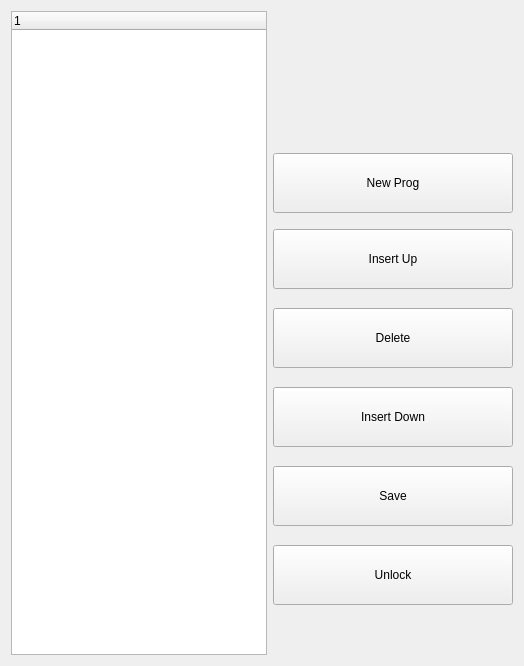
      <widget class="QWidget" name="tab_program">
       <attribute name="title">
        <string>Programs</string>
       </attribute>
       <layout class="QGridLayout" name="gridLayout_17">
        <item row="0" column="0" rowspan="13">
         <widget class="QTreeWidget" name="treeWidget">
          <property name="sizePolicy">
           <sizepolicy hsizetype="Expanding" vsizetype="Expanding">
            <horstretch>0</horstretch>
            <verstretch>0</verstretch>
           </sizepolicy>
          </property>
          <property name="minimumSize">
           <size>
            <width>0</width>
            <height>0</height>
           </size>
          </property>
          <property name="maximumSize">
           <size>
            <width>1920</width>
            <height>1200</height>
           </size>
          </property>
          <column>
           <property name="text">
            <string notr="true">1</string>
           </property>
          </column>
         </widget>
        </item>
        <item row="0" column="1">
         <spacer name="verticalSpacer_15">
          <property name="orientation">
           <enum>Qt::Vertical</enum>
          </property>
          <property name="sizeType">
           <enum>QSizePolicy::Preferred</enum>
          </property>
          <property name="sizeHint" stdset="0">
           <size>
            <width>20</width>
            <height>136</height>
           </size>
          </property>
         </spacer>
        </item>
        <item row="1" column="1">
         <widget class="QPushButton" name="pushButton_13">
          <property name="sizePolicy">
           <sizepolicy hsizetype="Minimum" vsizetype="Fixed">
            <horstretch>0</horstretch>
            <verstretch>0</verstretch>
           </sizepolicy>
          </property>
          <property name="minimumSize">
           <size>
            <width>240</width>
            <height>60</height>
           </size>
          </property>
          <property name="maximumSize">
           <size>
            <width>240</width>
            <height>16777215</height>
           </size>
          </property>
          <property name="text">
           <string>New Prog</string>
          </property>
         </widget>
        </item>
        <item row="2" column="1">
         <spacer name="verticalSpacer_17">
          <property name="orientation">
           <enum>Qt::Vertical</enum>
          </property>
          <property name="sizeType">
           <enum>QSizePolicy::Fixed</enum>
          </property>
          <property name="sizeHint" stdset="0">
           <size>
            <width>20</width>
            <height>10</height>
           </size>
          </property>
         </spacer>
        </item>
        <item row="3" column="1">
         <widget class="QPushButton" name="pushButton_58">
          <property name="minimumSize">
           <size>
            <width>240</width>
            <height>60</height>
           </size>
          </property>
          <property name="maximumSize">
           <size>
            <width>240</width>
            <height>16777215</height>
           </size>
          </property>
          <property name="text">
           <string>Insert Up</string>
          </property>
         </widget>
        </item>
        <item row="4" column="1">
         <spacer name="verticalSpacer_18">
          <property name="orientation">
           <enum>Qt::Vertical</enum>
          </property>
          <property name="sizeType">
           <enum>QSizePolicy::Fixed</enum>
          </property>
          <property name="sizeHint" stdset="0">
           <size>
            <width>20</width>
            <height>13</height>
           </size>
          </property>
         </spacer>
        </item>
        <item row="5" column="1">
         <widget class="QPushButton" name="pushButton_16">
          <property name="minimumSize">
           <size>
            <width>240</width>
            <height>60</height>
           </size>
          </property>
          <property name="maximumSize">
           <size>
            <width>240</width>
            <height>16777215</height>
           </size>
          </property>
          <property name="text">
           <string>Delete</string>
          </property>
         </widget>
        </item>
        <item row="6" column="1">
         <spacer name="verticalSpacer_30">
          <property name="orientation">
           <enum>Qt::Vertical</enum>
          </property>
          <property name="sizeType">
           <enum>QSizePolicy::Fixed</enum>
          </property>
          <property name="sizeHint" stdset="0">
           <size>
            <width>20</width>
            <height>13</height>
           </size>
          </property>
         </spacer>
        </item>
        <item row="7" column="1">
         <widget class="QPushButton" name="pushButton_59">
          <property name="minimumSize">
           <size>
            <width>240</width>
            <height>60</height>
           </size>
          </property>
          <property name="maximumSize">
           <size>
            <width>240</width>
            <height>16777215</height>
           </size>
          </property>
          <property name="text">
           <string>Insert Down</string>
          </property>
         </widget>
        </item>
        <item row="8" column="1">
         <spacer name="verticalSpacer_38">
          <property name="orientation">
           <enum>Qt::Vertical</enum>
          </property>
          <property name="sizeType">
           <enum>QSizePolicy::Fixed</enum>
          </property>
          <property name="sizeHint" stdset="0">
           <size>
            <width>20</width>
            <height>13</height>
           </size>
          </property>
         </spacer>
        </item>
        <item row="9" column="1">
         <widget class="QPushButton" name="pushButton_14">
          <property name="sizePolicy">
           <sizepolicy hsizetype="Fixed" vsizetype="Fixed">
            <horstretch>0</horstretch>
            <verstretch>0</verstretch>
           </sizepolicy>
          </property>
          <property name="minimumSize">
           <size>
            <width>240</width>
            <height>60</height>
           </size>
          </property>
          <property name="maximumSize">
           <size>
            <width>240</width>
            <height>16777215</height>
           </size>
          </property>
          <property name="text">
           <string>Save</string>
          </property>
         </widget>
        </item>
        <item row="10" column="1">
         <spacer name="verticalSpacer_40">
          <property name="orientation">
           <enum>Qt::Vertical</enum>
          </property>
          <property name="sizeType">
           <enum>QSizePolicy::Fixed</enum>
          </property>
          <property name="sizeHint" stdset="0">
           <size>
            <width>20</width>
            <height>13</height>
           </size>
          </property>
         </spacer>
        </item>
        <item row="11" column="1">
         <widget class="QPushButton" name="pushButton_55">
          <property name="minimumSize">
           <size>
            <width>240</width>
            <height>60</height>
           </size>
          </property>
          <property name="maximumSize">
           <size>
            <width>240</width>
            <height>16777215</height>
           </size>
          </property>
          <property name="text">
           <string>Unlock</string>
          </property>
         </widget>
        </item>
        <item row="12" column="1">
         <spacer name="verticalSpacer_19">
          <property name="orientation">
           <enum>Qt::Vertical</enum>
          </property>
          <property name="sizeType">
           <enum>QSizePolicy::Preferred</enum>
          </property>
          <property name="sizeHint" stdset="0">
           <size>
            <width>20</width>
            <height>50</height>
           </size>
          </property>
         </spacer>
        </item>
       </layout>
      </widget>
